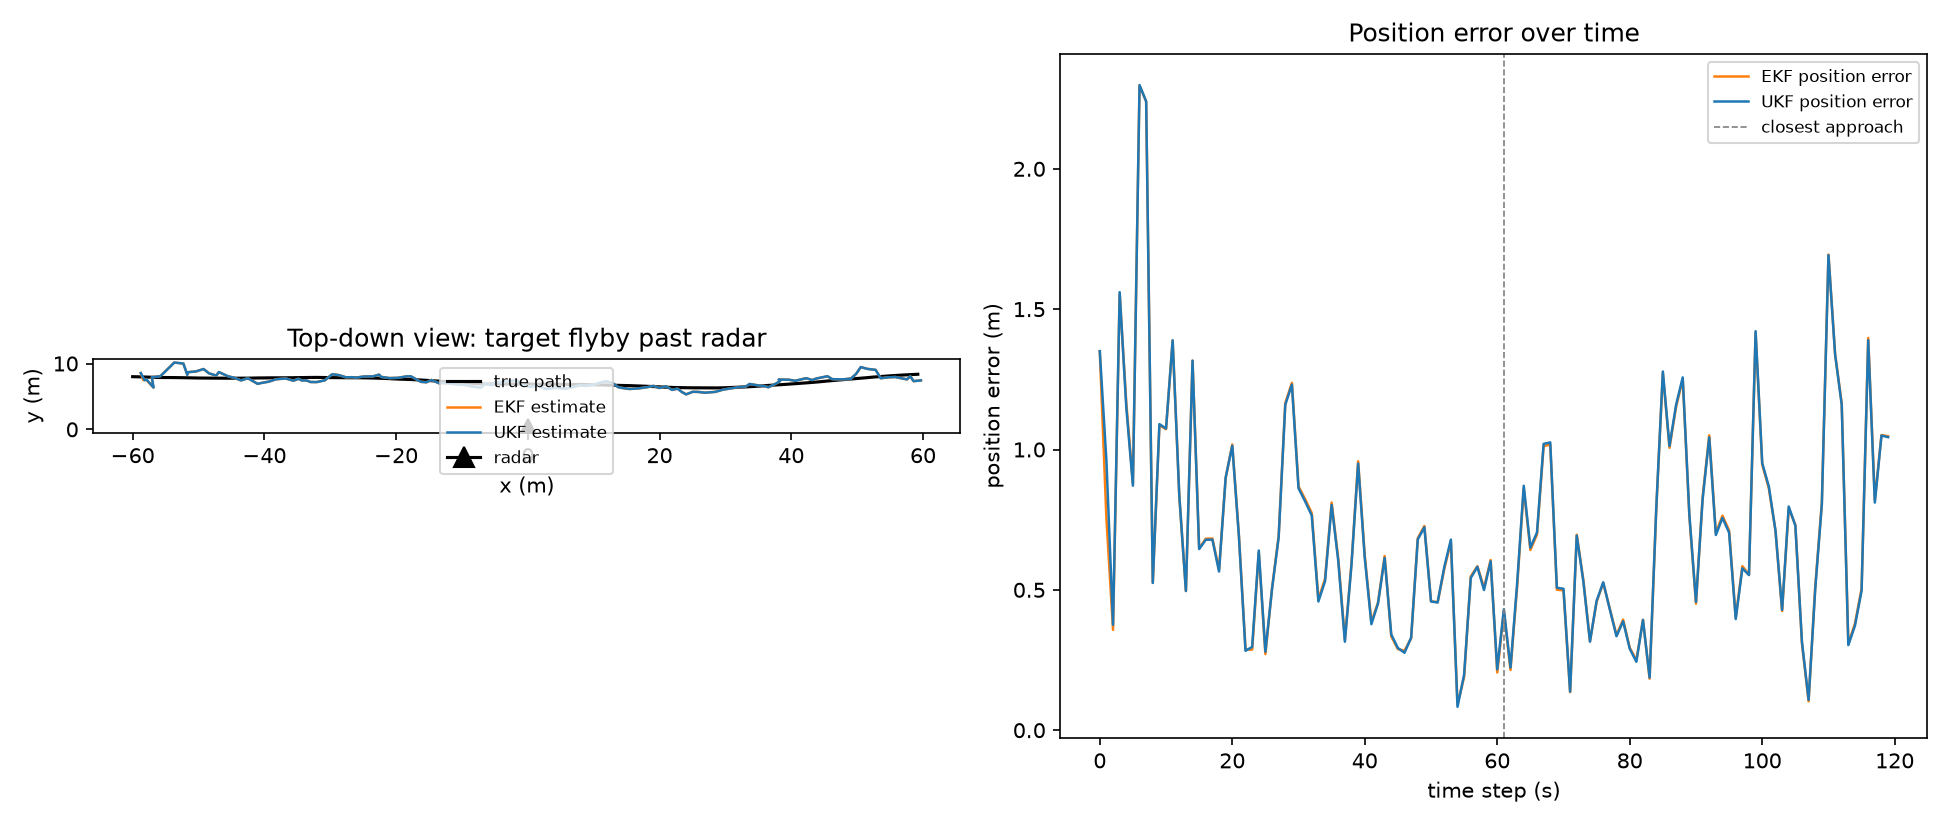

Python code for this plot:
"""Radar flyby demo: track a target moving in 2D from noisy range/bearing
measurements, where EKF and UKF are compared against ground truth.

State x = [px, vx, py, vy] (position and velocity in each axis). The target
moves under a constant-velocity model -- *linear*, same as part 2's F. But
the radar, sitting at the origin, measures range and bearing:

    r     = sqrt(px^2 + py^2)
    theta = atan2(py, px)

which is a nonlinear function of the state. That's the whole story of why
this demo exists: you cannot write this measurement as H @ x for any fixed
matrix H, so part 2's plain linear filter can't be applied at all. The EKF
linearizes h at the current estimate (via its Jacobian) every step and
otherwise runs the linear filter; the UKF instead propagates sigma points
through the *exact* h and reconstructs a Gaussian from the result.

Run:
    source .venv/bin/activate
    python radar_demo.py
"""

import numpy as np
import matplotlib.pyplot as plt

from kalman_ekf import ExtendedKalmanFilter
from kalman_ukf import UnscentedKalmanFilter

rng = np.random.default_rng(seed=3)

# ---------------------------------------------------------------------------
# 1. Simulate a target flying past a radar at the origin, and noisy
#    range/bearing measurements of it.
# ---------------------------------------------------------------------------
dt = 1.0
n_steps = 120

# True trajectory: starts at (-60, 8), moves at (+1, 0) m/s -- a close,
# near-tangential flyby (closest range ~8) where the bearing changes fastest
# and the range/bearing -> xy nonlinearity is most severe.
true_state = np.zeros((n_steps, 4))   # [px, vx, py, vy]
true_state[0] = [-60.0, 1.0, 8.0, 0.0]

vel_noise_std = 0.01   # small random accelerations (process noise)
for k in range(1, n_steps):
    px, vx, py, vy = true_state[k - 1]
    vx += rng.normal(0, vel_noise_std)
    vy += rng.normal(0, vel_noise_std)
    true_state[k] = [px + vx * dt, vx, py + vy * dt, vy]

range_noise_std = 1.0          # meters
bearing_noise_std = 0.03        # radians (~1.7 degrees)

true_range = np.hypot(true_state[:, 0], true_state[:, 2])
true_bearing = np.arctan2(true_state[:, 2], true_state[:, 0])
measurements = np.stack([
    true_range + rng.normal(0, range_noise_std, n_steps),
    true_bearing + rng.normal(0, bearing_noise_std, n_steps),
], axis=1)

# ---------------------------------------------------------------------------
# 2. Model: CV motion (linear) + range/bearing measurement (nonlinear).
# ---------------------------------------------------------------------------
F = np.array([[1, dt, 0, 0],
              [0, 1, 0, 0],
              [0, 0, 1, dt],
              [0, 0, 0, 1]])


def fx(x):
    return F @ x


def Fjac(x):
    return F


def hx(x):
    px, _, py, _ = x
    return np.array([np.hypot(px, py), np.arctan2(py, px)])


def Hjac(x):
    px, _, py, _ = x
    r2 = px ** 2 + py ** 2
    r = np.sqrt(r2)
    return np.array([
        [px / r, 0, py / r, 0],
        [-py / r2, 0, px / r2, 0],
    ])


def residual_z(z, zhat):
    y = z - zhat
    y[1] = (y[1] + np.pi) % (2 * np.pi) - np.pi   # wrap bearing to [-pi, pi]
    return y


q = 0.01   # process noise power (random acceleration), same role as part 2's q
cv_block = np.array([[dt**4 / 4, dt**3 / 2], [dt**3 / 2, dt**2]])
Q = q * np.block([
    [cv_block, np.zeros((2, 2))],
    [np.zeros((2, 2)), cv_block],
])
R = np.diag([range_noise_std ** 2, bearing_noise_std ** 2])

# Deliberately poor initial guess (as if we only have the first measurement,
# converted naively, and no idea of velocity) with large initial uncertainty
# -- this is also where linearizing early vs. sampling matters most.
r0, theta0 = measurements[0]
x0 = np.array([r0 * np.cos(theta0), 0.0, r0 * np.sin(theta0), 0.0])
P0 = np.diag([25.0, 4.0, 25.0, 4.0])

ekf = ExtendedKalmanFilter(x=x0.copy(), P=P0.copy(), fx=fx, Fjac=Fjac, hx=hx, Hjac=Hjac,
                            Q=Q, R=R, residual_z=residual_z)
ukf = UnscentedKalmanFilter(x=x0.copy(), P=P0.copy(), fx=fx, hx=hx, Q=Q, R=R,
                             residual_z=residual_z)

ekf_est = np.zeros((n_steps, 4))
ukf_est = np.zeros((n_steps, 4))
ekf_est[0] = x0
ukf_est[0] = x0

for k in range(1, n_steps):
    ekf_est[k] = ekf.step(measurements[k])
    ukf_est[k] = ukf.step(measurements[k])

# ---------------------------------------------------------------------------
# 3. Compare against ground truth.
# ---------------------------------------------------------------------------
def pos_rmse(est, truth):
    err = est[:, [0, 2]] - truth[:, [0, 2]]
    return float(np.sqrt(np.mean(np.sum(err ** 2, axis=1))))


closest_k = int(np.argmin(true_range))
window = slice(max(0, closest_k - 15), closest_k + 15)

print(f"closest approach at step {closest_k}, true range {true_range[closest_k]:.2f} m\n")
print(f"{'filter':6s} {'pos RMSE (all steps)':>22s} {'pos RMSE (near closest approach)':>34s}")
for name, est in [("EKF", ekf_est), ("UKF", ukf_est)]:
    full_rmse = pos_rmse(est, true_state)
    near_rmse = pos_rmse(est[window], true_state[window])
    print(f"{name:6s} {full_rmse:22.3f} {near_rmse:34.3f}")

# ---------------------------------------------------------------------------
# 4. Plot: top-down trajectory, and position error over time.
# ---------------------------------------------------------------------------
fig, axes = plt.subplots(1, 2, figsize=(13, 5.5))

ax = axes[0]
ax.plot(true_state[:, 0], true_state[:, 2], color="black", linewidth=1.5, label="true path")
ax.plot(ekf_est[:, 0], ekf_est[:, 2], color="tab:orange", linewidth=1.2, label="EKF estimate")
ax.plot(ukf_est[:, 0], ukf_est[:, 2], color="tab:blue", linewidth=1.2, label="UKF estimate")
ax.plot(0, 0, marker="^", color="black", markersize=10, label="radar")
ax.set_xlabel("x (m)")
ax.set_ylabel("y (m)")
ax.set_title("Top-down view: target flyby past radar")
ax.legend(loc="upper center", fontsize=8)
ax.set_aspect("equal")

ax = axes[1]
t = np.arange(n_steps)
ekf_err = np.hypot(ekf_est[:, 0] - true_state[:, 0], ekf_est[:, 2] - true_state[:, 2])
ukf_err = np.hypot(ukf_est[:, 0] - true_state[:, 0], ukf_est[:, 2] - true_state[:, 2])
ax.plot(t, ekf_err, color="tab:orange", linewidth=1.2, label="EKF position error")
ax.plot(t, ukf_err, color="tab:blue", linewidth=1.2, label="UKF position error")
ax.axvline(closest_k, color="gray", linewidth=0.8, linestyle="--", label="closest approach")
ax.set_xlabel("time step (s)")
ax.set_ylabel("position error (m)")
ax.set_title("Position error over time")
ax.legend(loc="upper right", fontsize=8)

fig.tight_layout()
fig.savefig("radar_demo.png", dpi=150)
print("\nSaved plot to radar_demo.png")
